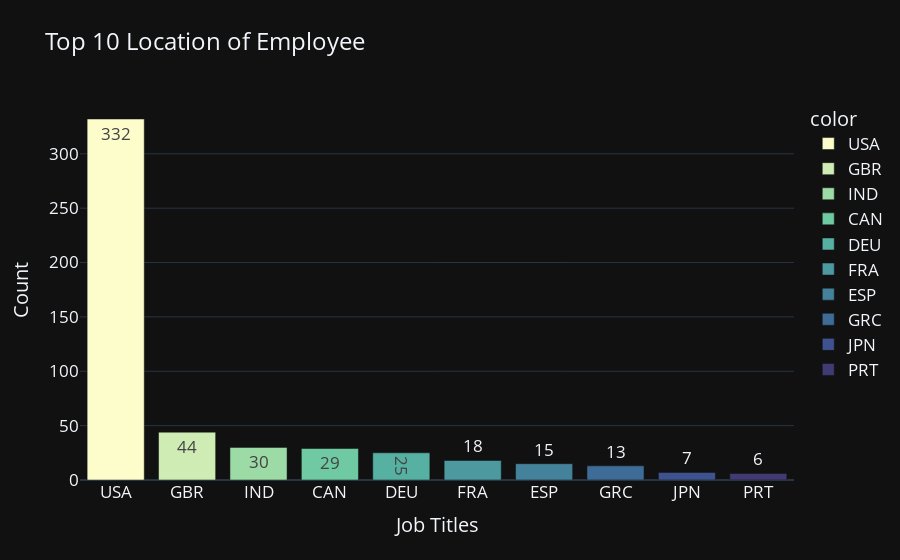

Write notebook code for a chart like this one.
### Code cell
top10_job_title = df['employee_residence'].value_counts()[:10]
fig = px.bar(y=top10_job_title.values, 
             x=top10_job_title.index, 
             color = top10_job_title.index,
             color_discrete_sequence=px.colors.sequential.deep,
             text=top10_job_title.values,
             title= 'Top 10 Location of Employee',
             
             template= 'plotly_dark')
fig.update_layout(
    
    xaxis_title="Job Titles",
    yaxis_title="Count",
    font = dict(size=17))
fig.show()

### Figure 1 — Plotly figure (JSON) as saved in the notebook; plotly's stock layout.template omitted (floating-point values rounded to 4 significant figures)
{"data": [{"alignmentgroup": "True", "hovertemplate": "color=USA<br>x=%{x}<br>y=%{y}<br>text=%{text}<extra></extra>", "legendgroup": "USA", "marker": {"color": "rgb(253, 253, 204)", "pattern": {"shape": ""}}, "name": "USA", "offsetgroup": "USA", "orientation": "v", "showlegend": true, "text": [332], "textposition": "auto", "type": "bar", "x": ["USA"], "xaxis": "x", "y": [332], "yaxis": "y"}, {"alignmentgroup": "True", "hovertemplate": "color=GBR<br>x=%{x}<br>y=%{y}<br>text=%{text}<extra></extra>", "legendgroup": "GBR", "marker": {"color": "rgb(206, 236, 179)", "pattern": {"shape": ""}}, "name": "GBR", "offsetgroup": "GBR", "orientation": "v", "showlegend": true, "text": [44], "textposition": "auto", "type": "bar", "x": ["GBR"], "xaxis": "x", "y": [44], "yaxis": "y"}, {"alignmentgroup": "True", "hovertemplate": "color=IND<br>x=%{x}<br>y=%{y}<br>text=%{text}<extra></extra>", "legendgroup": "IND", "marker": {"color": "rgb(156, 219, 165)", "pattern": {"shape": ""}}, "name": "IND", "offsetgroup": "IND", "orientation": "v", "showlegend": true, "text": [30], "textposition": "auto", "type": "bar", "x": ["IND"], "xaxis": "x", "y": [30], "yaxis": "y"}, {"alignmentgroup": "True", "hovertemplate": "color=CAN<br>x=%{x}<br>y=%{y}<br>text=%{text}<extra></extra>", "legendgroup": "CAN", "marker": {"color": "rgb(111, 201, 163)", "pattern": {"shape": ""}}, "name": "CAN", "offsetgroup": "CAN", "orientation": "v", "showlegend": true, "text": [29], "textposition": "auto", "type": "bar", "x": ["CAN"], "xaxis": "x", "y": [29], "yaxis": "y"}, {"alignmentgroup": "True", "hovertemplate": "color=DEU<br>x=%{x}<br>y=%{y}<br>text=%{text}<extra></extra>", "legendgroup": "DEU", "marker": {"color": "rgb(86, 177, 163)", "pattern": {"shape": ""}}, "name": "DEU", "offsetgroup": "DEU", "orientation": "v", "showlegend": true, "text": [25], "textposition": "auto", "type": "bar", "x": ["DEU"], "xaxis": "x", "y": [25], "yaxis": "y"}, {"alignmentgroup": "True", "hovertemplate": "color=FRA<br>x=%{x}<br>y=%{y}<br>text=%{text}<extra></extra>", "legendgroup": "FRA", "marker": {"color": "rgb(76, 153, 160)", "pattern": {"shape": ""}}, "name": "FRA", "offsetgroup": "FRA", "orientation": "v", "showlegend": true, "text": [18], "textposition": "auto", "type": "bar", "x": ["FRA"], "xaxis": "x", "y": [18], "yaxis": "y"}, {"alignmentgroup": "True", "hovertemplate": "color=ESP<br>x=%{x}<br>y=%{y}<br>text=%{text}<extra></extra>", "legendgroup": "ESP", "marker": {"color": "rgb(68, 130, 155)", "pattern": {"shape": ""}}, "name": "ESP", "offsetgroup": "ESP", "orientation": "v", "showlegend": true, "text": [15], "textposition": "auto", "type": "bar", "x": ["ESP"], "xaxis": "x", "y": [15], "yaxis": "y"}, {"alignmentgroup": "True", "hovertemplate": "color=GRC<br>x=%{x}<br>y=%{y}<br>text=%{text}<extra></extra>", "legendgroup": "GRC", "marker": {"color": "rgb(62, 108, 150)", "pattern": {"shape": ""}}, "name": "GRC", "offsetgroup": "GRC", "orientation": "v", "showlegend": true, "text": [13], "textposition": "auto", "type": "bar", "x": ["GRC"], "xaxis": "x", "y": [13], "yaxis": "y"}, {"alignmentgroup": "True", "hovertemplate": "color=JPN<br>x=%{x}<br>y=%{y}<br>text=%{text}<extra></extra>", "legendgroup": "JPN", "marker": {"color": "rgb(62, 82, 143)", "pattern": {"shape": ""}}, "name": "JPN", "offsetgroup": "JPN", "orientation": "v", "showlegend": true, "text": [7], "textposition": "auto", "type": "bar", "x": ["JPN"], "xaxis": "x", "y": [7], "yaxis": "y"}, {"alignmentgroup": "True", "hovertemplate": "color=PRT<br>x=%{x}<br>y=%{y}<br>text=%{text}<extra></extra>", "legendgroup": "PRT", "marker": {"color": "rgb(64, 60, 115)", "pattern": {"shape": ""}}, "name": "PRT", "offsetgroup": "PRT", "orientation": "v", "showlegend": true, "text": [6], "textposition": "auto", "type": "bar", "x": ["PRT"], "xaxis": "x", "y": [6], "yaxis": "y"}], "layout": {"barmode": "relative", "font": {"size": 17}, "legend": {"title": {"text": "color"}, "tracegroupgap": 0}, "title": {"text": "Top 10 Location of Employee"}, "xaxis": {"anchor": "y", "domain": [0, 1], "title": {"text": "Job Titles"}}, "yaxis": {"anchor": "x", "domain": [0, 1], "title": {"text": "Count"}}}}
